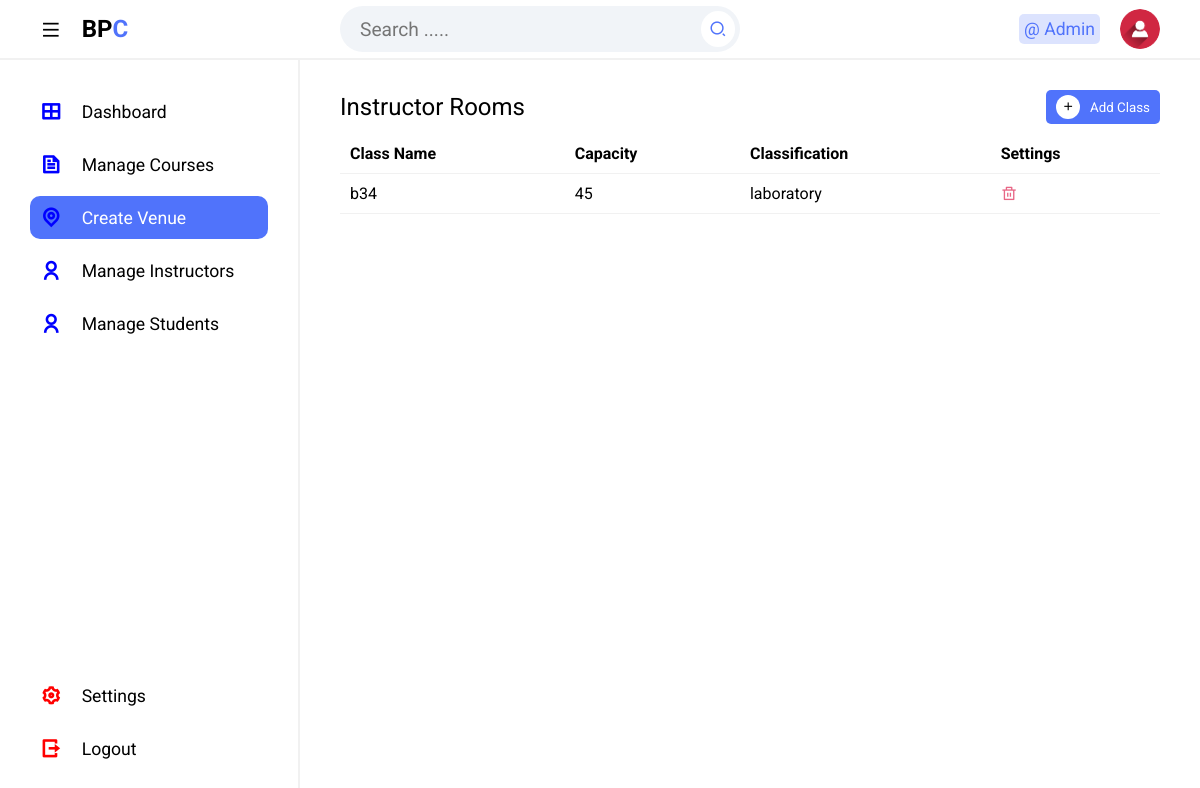
Screenshot of /create-venue (signed in) with the database file from the repository.
### tables this page shows
CREATE TABLE `tblvenue` (
  `Id` int(10) NOT NULL,
  `className` varchar(50) NOT NULL,
  `departmentCode` varchar(50) NOT NULL,
  `currentStatus` varchar(50) NOT NULL,
  `capacity` int(10) NOT NULL,
  `classification` varchar(50) NOT NULL,
  `dateCreated` date NOT NULL
);

### resources/pages/administrator/create-venue.php (the view, shortened to what this page needs)
<!DOCTYPE html>
<html lang="en">
<head>
    <link rel="stylesheet" href="resources/assets/css/admin_styles.css">
    <link href="https://cdnjs.cloudflare.com/ajax/libs/remixicon/4.2.0/remixicon.css" rel="stylesheet">
</head>
<body>
    <?php include 'includes/topbar.php' ?>
    <section class="main">
        <?php include 'includes/sidebar.php'; ?>
        <div class="main--content">
            <div class="table-container">
                <div class="title" id="addClass2">
                    <h2 class="section--title">Instructor Rooms</h2>
                    <button class="add show-form"><i class="ri-add-line"></i>Add Class</button>
                </div>
                <div class="table">
                    <table>
                        <thead>
                            <tr>
                                <th>Class Name</th>
                                <th>Capacity</th>
                                <th>Classification</th>
                                <th>Settings</th>
                            </tr>
                        </thead>
                        <tbody>
                            <?php
                            $sql = "SELECT * FROM tblvenue";
                            $stmt = $pdo->query($sql);
                            $result = $stmt->fetchAll(PDO::FETCH_ASSOC);
                            if ($result) {
                                foreach ($result as $row)
                                    echo "<tr id='rowvenue{$row["Id"]}'>";
                                echo "<td>" . $row["className"] . "</td>";
                                echo "<td>" . $row["capacity"] . "</td>";
                                echo "<td>" . $row["classification"] . "</td>";
                                echo "<td><span><i class='ri-delete-bin-line delete' data-id='{$row["Id"]}' data-name='venue'></i></span></td>";
                                echo "</tr>";
                            } else {
                                echo "<tr><td colspan='6'>No records found</td></tr>";
                            }
                            ?>
                        </tbody>
                    </table>
                </div>
            </div>
        </div>
    </section>
</body>
</html>

### resources/assets/css/admin_styles.css (style rules this page uses)
* { margin: 0; padding: 0; box-sizing: border-box; font-family: 'Roboto', sans-serif; }
body { position: relative; width: 100%; }
.main { position: relative; width: 100%; min-height: calc(100vh - 60px); }
thead { position:sticky; top:0; background-color:white; padding:20px; }
.main--content { position: absolute; top: 0; right: 0; height: 100%; width: calc(100% - 300px); padding: 0 40px; transition: .3s; }
.title { display: flex; align-items: center; justify-content: space-between; margin-bottom: 10px; margin-top: 30px; }
.section--title { font-weight: 400; }
.add { display: flex; align-items: center; padding: 5px 10px; outline: none; border: none; background-color: #5073fb; color: #fff; border-radius: 5px; cursor: pointer; transition: .3s; }
.add i { margin-right: 10px; padding: 5px; background-color: #fff; border-radius: 50%; color: #000; }
.table-container { margin-bottom: 20px; }
.table { height: 200px; overflow-y: scroll; }
table { width: 100%; text-align: left; border-collapse: collapse; }
tr { border-bottom: 1px solid #f1f1f1; }
td, th { padding-block: 10px; padding:10px; }
.delete { color: #e86786; }

### rows the page displays
tblvenue: className "b34", capacity "45", classification "laboratory"

### other values shown
$logged_in->name "Admin"
